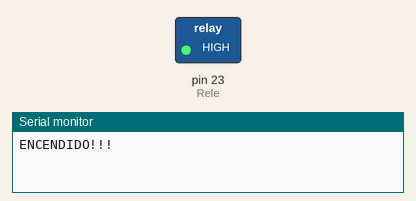
This sketch was run on a simulated Arduino Mega 2560, built with avr-gcc and run on an emulated ATmega2560. On the bench: switched loads named in the sketch (green lamp = pin HIGH), the last lines printed to the serial monitor.

Above: at 1.0 s.
At 4.5 s:
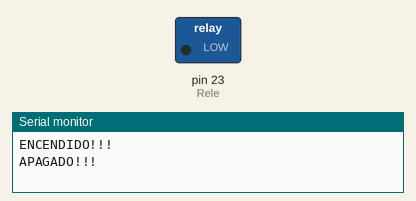
Timing chart, 0 to 9.1 s (numbered marks = the images above):
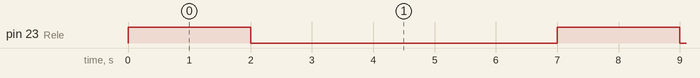

Measured:
- by itself, pin 23 (Rele): alternates HIGH for 2.0 s and LOW for 5.0 s

The sketch:

Rele_5V.ino
```cpp
#define Rele 23

void setup() {
  pinMode(Rele, OUTPUT);
  digitalWrite(Rele, LOW);
  Serial.begin(115200);
}

void loop() {
  digitalWrite(Rele, HIGH);
  Serial.println("ENCENDIDO!!!");
  delay(2000);

  digitalWrite(Rele, LOW);
  Serial.println("APAGADO!!!");
  delay(5000);
}
```
